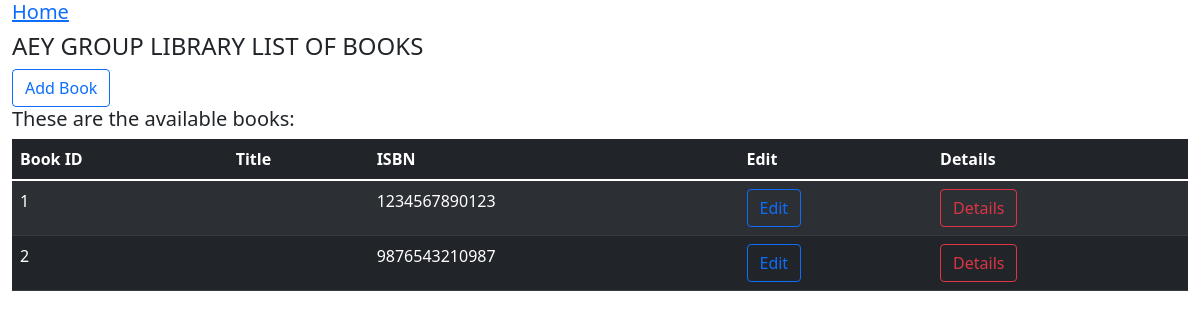
The page /books/ on the database as committed earlier.
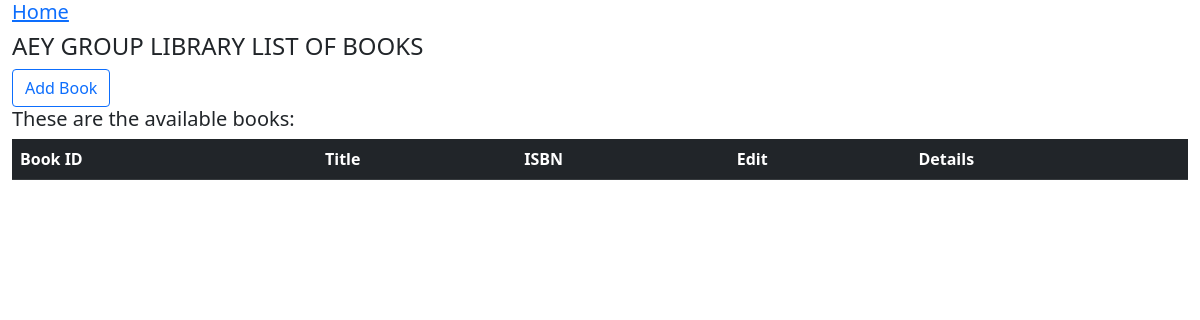
The same page on the database as committed later.
### books/models.py (models this page shows, shortened)
class Book(models.Model):
    title = models.CharField(max_length=100)
    isbn = models.CharField(max_length=13)
    author = models.ForeignKey('Author', on_delete=models.CASCADE)

### books/views.py (the view)
# urls.py: path("books/", views.books, name='books'),
def books(request):
    available_books = Book.objects.all().values()
    context = {'available_books': available_books}
    return render(request, "books.html", context)

### books/templates/books.html
{% extends 'index.html' %}
<h4>{% block header %}AEY GROUP LIBRARY LIST OF BOOKS {% endblock header %}</h4>
{%block content %}
<td><a type="button" href="{% url 'insertbook' %}" class="btn btn-outline-primary" >Add Book</a></td>
<br />
<h5>These are the available books:</h5>
<table class="table table-dark table-striped">
  <thead>
    <tr>
      <th scope="col">Book ID</th>
      <th scope="col">Title</th>
      <th scope="col">ISBN</th>
      <th scope="col">Edit</th>
      <th scope="col">Details</th>
    </tr>
  </thead>
  <tbody>
    {% for book in available_books %}
    <tr>
      <td >{{book.id}}</td>
      <td>{{ book.title }}</td>
      <td>{{ book.isbn }}</td>
      <td>
        <a
          type="button"
          href="/update_author/{{author_id}}"
          class="btn btn-outline-primary"
          >Edit</a
        >
      </td>
      <td>
        <a
          type="button"
          href="{% url 'book_details' book.id %}"
          class="btn btn-outline-danger"
          >Details</a
        >
      </td>
    </tr>
    {% endfor %}
  </tbody>
</table>
{% endblock content %}

Rows that differ between the two databases and show on the page:
removed Book: id "1", isbn "1234567890123"
removed Book: id "2", isbn "9876543210987"
